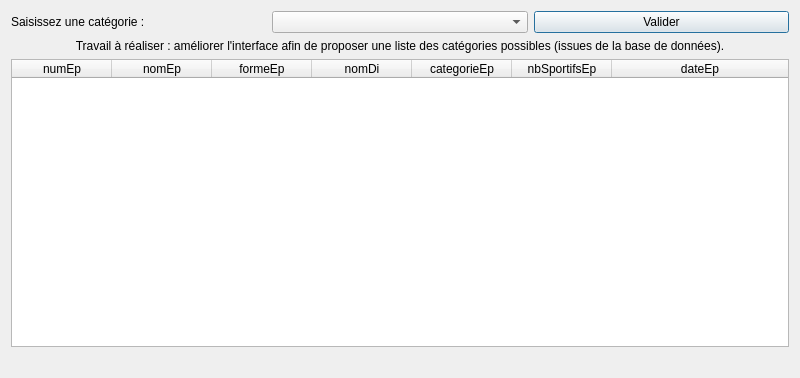
<?xml version="1.0" encoding="UTF-8"?>
<ui version="4.0">
 <class>fct_comp_1</class>
 <widget class="QDialog" name="fct_comp_1">
  <property name="geometry">
   <rect>
    <x>0</x>
    <y>0</y>
    <width>800</width>
    <height>378</height>
   </rect>
  </property>
  <property name="windowTitle">
   <string>Liste des épreuves d'une catégorie (version 2, catégories extraites de la BD)</string>
  </property>
  <layout class="QGridLayout" name="gridLayout">
   <item row="0" column="0">
    <layout class="QHBoxLayout" name="horizontalLayout">
     <item>
      <widget class="QLabel" name="labelEdit_fct_comp_1">
       <property name="text">
        <string>Saisissez une catégorie :</string>
       </property>
      </widget>
     </item>
     <item>
      <widget class="QComboBox" name="comboBox_fct_comp_1"/>
     </item>
     <item>
      <widget class="QPushButton" name="valider_fct_comp_1">
       <property name="text">
        <string>Valider</string>
       </property>
      </widget>
     </item>
    </layout>
   </item>
   <item row="1" column="0">
    <widget class="QLabel" name="labelAFaire_fct_comp_1">
     <property name="text">
      <string>Travail à réaliser : améliorer l'interface afin de proposer une liste des catégories possibles (issues de la base de données).</string>
     </property>
     <property name="alignment">
      <set>Qt::AlignCenter</set>
     </property>
     <property name="wordWrap">
      <bool>true</bool>
     </property>
    </widget>
   </item>
   <item row="2" column="0">
    <widget class="QTableWidget" name="table_fct_comp_1">
     <attribute name="horizontalHeaderMinimumSectionSize">
      <number>50</number>
     </attribute>
     <attribute name="horizontalHeaderStretchLastSection">
      <bool>true</bool>
     </attribute>
     <attribute name="verticalHeaderVisible">
      <bool>false</bool>
     </attribute>
     <column>
      <property name="text">
       <string>numEp</string>
      </property>
     </column>
     <column>
      <property name="text">
       <string>nomEp</string>
      </property>
     </column>
     <column>
      <property name="text">
       <string>formeEp</string>
      </property>
     </column>
     <column>
      <property name="text">
       <string>nomDi</string>
      </property>
     </column>
     <column>
      <property name="text">
       <string>categorieEp</string>
      </property>
     </column>
     <column>
      <property name="text">
       <string>nbSportifsEp</string>
      </property>
     </column>
     <column>
      <property name="text">
       <string>dateEp</string>
      </property>
     </column>
    </widget>
   </item>
   <item row="3" column="0">
    <widget class="QLabel" name="label_fct_comp_1">
     <property name="text">
      <string/>
     </property>
     <property name="alignment">
      <set>Qt::AlignCenter</set>
     </property>
    </widget>
   </item>
  </layout>
 </widget>
 <resources/>
 <connections>
  <connection>
   <sender>valider_fct_comp_1</sender>
   <signal>clicked()</signal>
   <receiver>fct_comp_1</receiver>
   <slot>refreshResult()</slot>
   <hints>
    <hint type="sourcelabel">
     <x>364</x>
     <y>52</y>
    </hint>
    <hint type="destinationlabel">
     <x>444</x>
     <y>81</y>
    </hint>
   </hints>
  </connection>
 </connections>
 <slots>
  <slot>refreshResult()</slot>
 </slots>
</ui>
